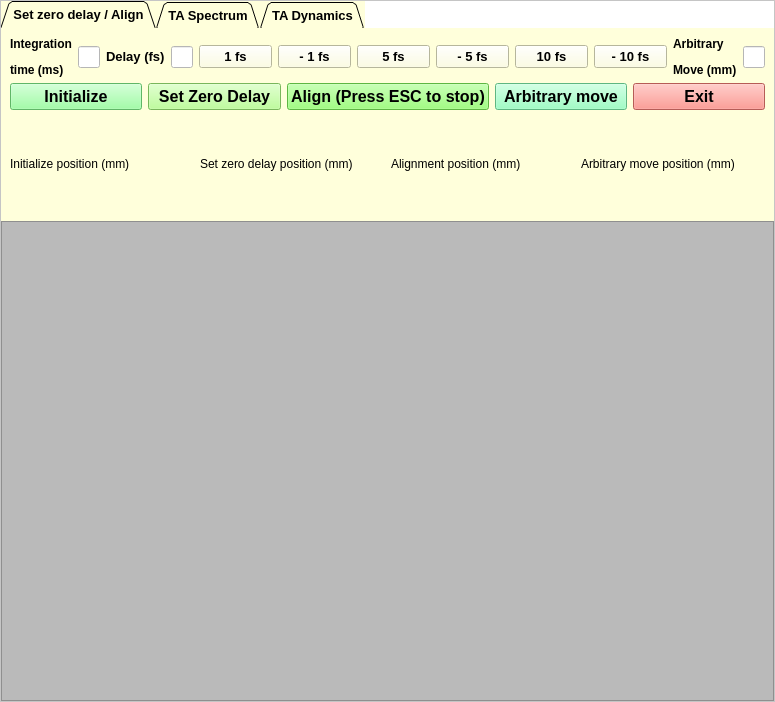
<?xml version="1.0" encoding="UTF-8"?>
<ui version="4.0">
 <class>MainWindow</class>
 <widget class="QMainWindow" name="MainWindow">
  <property name="geometry">
   <rect>
    <x>0</x>
    <y>0</y>
    <width>775</width>
    <height>702</height>
   </rect>
  </property>
  <property name="minimumSize">
   <size>
    <width>600</width>
    <height>400</height>
   </size>
  </property>
  <property name="maximumSize">
   <size>
    <width>16777215</width>
    <height>16777215</height>
   </size>
  </property>
  <property name="windowTitle">
   <string>Transient Absorption</string>
  </property>
  <widget class="QWidget" name="centralwidget">
   <layout class="QGridLayout" name="gridLayout">
    <property name="leftMargin">
     <number>0</number>
    </property>
    <property name="topMargin">
     <number>0</number>
    </property>
    <property name="rightMargin">
     <number>0</number>
    </property>
    <property name="bottomMargin">
     <number>0</number>
    </property>
    <item row="0" column="0">
     <widget class="QFrame" name="frame_2">
      <property name="minimumSize">
       <size>
        <width>600</width>
        <height>400</height>
       </size>
      </property>
      <property name="styleSheet">
       <string notr="true">background-color: rgb(255, 255, 255);</string>
      </property>
      <property name="frameShape">
       <enum>QFrame::StyledPanel</enum>
      </property>
      <property name="frameShadow">
       <enum>QFrame::Raised</enum>
      </property>
      <layout class="QVBoxLayout" name="verticalLayout_2">
       <property name="spacing">
        <number>0</number>
       </property>
       <property name="leftMargin">
        <number>0</number>
       </property>
       <property name="topMargin">
        <number>0</number>
       </property>
       <property name="rightMargin">
        <number>0</number>
       </property>
       <property name="bottomMargin">
        <number>0</number>
       </property>
       <item>
        <widget class="QTabWidget" name="tabWidget">
         <property name="minimumSize">
          <size>
           <width>400</width>
           <height>0</height>
          </size>
         </property>
         <property name="maximumSize">
          <size>
           <width>16777215</width>
           <height>220</height>
          </size>
         </property>
         <property name="font">
          <font>
           <pointsize>10</pointsize>
           <weight>75</weight>
           <bold>true</bold>
          </font>
         </property>
         <property name="styleSheet">
          <string notr="true">background-color: rgb(255, 255, 219);
border-right-color: rgb(0, 0, 0);
border-color: rgb(0, 0, 0);</string>
         </property>
         <property name="tabPosition">
          <enum>QTabWidget::North</enum>
         </property>
         <property name="tabShape">
          <enum>QTabWidget::Triangular</enum>
         </property>
         <property name="currentIndex">
          <number>0</number>
         </property>
         <property name="movable">
          <bool>false</bool>
         </property>
         <widget class="QWidget" name="tab">
          <attribute name="title">
           <string>Set zero delay / Align</string>
          </attribute>
          <layout class="QGridLayout" name="gridLayout_2">
           <item row="1" column="0">
            <layout class="QHBoxLayout" name="horizontalLayout_2">
             <item>
              <widget class="QPushButton" name="initialize_pushButton">
               <property name="font">
                <font>
                 <pointsize>12</pointsize>
                 <weight>75</weight>
                 <bold>true</bold>
                </font>
               </property>
               <property name="styleSheet">
                <string notr="true">background-color: rgb(134, 255, 144);</string>
               </property>
               <property name="text">
                <string>Initialize</string>
               </property>
              </widget>
             </item>
             <item>
              <widget class="QPushButton" name="set_zerodelay_pushButton">
               <property name="font">
                <font>
                 <pointsize>12</pointsize>
                 <weight>75</weight>
                 <bold>true</bold>
                </font>
               </property>
               <property name="styleSheet">
                <string notr="true">background-color: rgb(170, 255, 127);</string>
               </property>
               <property name="text">
                <string>Set Zero Delay</string>
               </property>
              </widget>
             </item>
             <item>
              <widget class="QPushButton" name="align_pushButton">
               <property name="font">
                <font>
                 <pointsize>12</pointsize>
                 <weight>75</weight>
                 <bold>true</bold>
                </font>
               </property>
               <property name="styleSheet">
                <string notr="true">background-color: rgb(131, 255, 93);</string>
               </property>
               <property name="text">
                <string>Align (Press ESC to stop)</string>
               </property>
              </widget>
             </item>
             <item>
              <widget class="QPushButton" name="arb_move_pushButton">
               <property name="font">
                <font>
                 <pointsize>12</pointsize>
                 <weight>75</weight>
                 <bold>true</bold>
                </font>
               </property>
               <property name="styleSheet">
                <string notr="true">background-color: rgb(131, 255, 181);</string>
               </property>
               <property name="text">
                <string>Arbitrary move</string>
               </property>
              </widget>
             </item>
             <item>
              <widget class="QPushButton" name="align_exit_pushButton">
               <property name="font">
                <font>
                 <pointsize>12</pointsize>
                 <weight>75</weight>
                 <bold>true</bold>
                </font>
               </property>
               <property name="styleSheet">
                <string notr="true">background-color: rgb(255, 129, 120);</string>
               </property>
               <property name="text">
                <string>Exit</string>
               </property>
              </widget>
             </item>
            </layout>
           </item>
           <item row="0" column="0">
            <layout class="QHBoxLayout" name="horizontalLayout">
             <item>
              <widget class="QLabel" name="inttime_strt_label">
               <property name="text">
                <string>&lt;html&gt;&lt;head/&gt;&lt;body&gt;&lt;p&gt;&lt;span style=&quot; font-size:9pt; font-weight:600;&quot;&gt;Integration&lt;/span&gt;&lt;/p&gt;&lt;p&gt;&lt;span style=&quot; font-size:9pt; font-weight:600;&quot;&gt;time (ms)&lt;/span&gt;&lt;/p&gt;&lt;/body&gt;&lt;/html&gt;</string>
               </property>
              </widget>
             </item>
             <item>
              <widget class="QLineEdit" name="strt_inttime_lineEdit">
               <property name="maximumSize">
                <size>
                 <width>300</width>
                 <height>16777215</height>
                </size>
               </property>
               <property name="styleSheet">
                <string notr="true">background-color: rgb(255, 255, 255);</string>
               </property>
              </widget>
             </item>
             <item>
              <widget class="QLabel" name="label_11">
               <property name="sizePolicy">
                <sizepolicy hsizetype="Preferred" vsizetype="Preferred">
                 <horstretch>0</horstretch>
                 <verstretch>0</verstretch>
                </sizepolicy>
               </property>
               <property name="text">
                <string>&lt;html&gt;&lt;head/&gt;&lt;body&gt;&lt;p&gt;&lt;span style=&quot; font-size:10pt; font-weight:600;&quot;&gt;Delay (fs)&lt;/span&gt;&lt;/p&gt;&lt;/body&gt;&lt;/html&gt;</string>
               </property>
              </widget>
             </item>
             <item>
              <widget class="QLineEdit" name="strt_delay_lineEdit">
               <property name="maximumSize">
                <size>
                 <width>300</width>
                 <height>16777215</height>
                </size>
               </property>
               <property name="styleSheet">
                <string notr="true">background-color: rgb(255, 255, 255);</string>
               </property>
              </widget>
             </item>
             <item>
              <widget class="QPushButton" name="one_fs_pushButton">
               <property name="font">
                <font>
                 <pointsize>10</pointsize>
                 <weight>75</weight>
                 <bold>true</bold>
                </font>
               </property>
               <property name="styleSheet">
                <string notr="true"/>
               </property>
               <property name="text">
                <string>1 fs</string>
               </property>
              </widget>
             </item>
             <item>
              <widget class="QPushButton" name="none_fs_pushButton">
               <property name="font">
                <font>
                 <pointsize>10</pointsize>
                 <weight>75</weight>
                 <bold>true</bold>
                </font>
               </property>
               <property name="text">
                <string>- 1 fs</string>
               </property>
              </widget>
             </item>
             <item>
              <widget class="QPushButton" name="five_fs_pushButton">
               <property name="font">
                <font>
                 <pointsize>10</pointsize>
                 <weight>75</weight>
                 <bold>true</bold>
                </font>
               </property>
               <property name="text">
                <string>5 fs</string>
               </property>
              </widget>
             </item>
             <item>
              <widget class="QPushButton" name="nfive_fs_pushButton">
               <property name="font">
                <font>
                 <pointsize>10</pointsize>
                 <weight>75</weight>
                 <bold>true</bold>
                </font>
               </property>
               <property name="text">
                <string>- 5 fs</string>
               </property>
              </widget>
             </item>
             <item>
              <widget class="QPushButton" name="ten_fs_pushButton">
               <property name="font">
                <font>
                 <pointsize>10</pointsize>
                 <weight>75</weight>
                 <bold>true</bold>
                </font>
               </property>
               <property name="text">
                <string>10 fs</string>
               </property>
              </widget>
             </item>
             <item>
              <widget class="QPushButton" name="nten_fs_pushButton">
               <property name="font">
                <font>
                 <pointsize>10</pointsize>
                 <weight>75</weight>
                 <bold>true</bold>
                </font>
               </property>
               <property name="text">
                <string>- 10 fs</string>
               </property>
              </widget>
             </item>
             <item>
              <widget class="QLabel" name="label_2">
               <property name="text">
                <string>&lt;html&gt;&lt;head/&gt;&lt;body&gt;&lt;p&gt;&lt;span style=&quot; font-size:9pt; font-weight:600;&quot;&gt;Arbitrary&lt;/span&gt;&lt;/p&gt;&lt;p&gt;&lt;span style=&quot; font-size:9pt; font-weight:600;&quot;&gt;Move (mm)&lt;/span&gt;&lt;/p&gt;&lt;/body&gt;&lt;/html&gt;</string>
               </property>
              </widget>
             </item>
             <item>
              <widget class="QLineEdit" name="arb_move_lineEdit">
               <property name="styleSheet">
                <string notr="true">background-color: rgb(255, 255, 255);</string>
               </property>
              </widget>
             </item>
            </layout>
           </item>
           <item row="2" column="0">
            <layout class="QHBoxLayout" name="horizontalLayout_7">
             <property name="sizeConstraint">
              <enum>QLayout::SetDefaultConstraint</enum>
             </property>
             <item>
              <widget class="QLabel" name="initialize_label">
               <property name="sizePolicy">
                <sizepolicy hsizetype="Preferred" vsizetype="Preferred">
                 <horstretch>0</horstretch>
                 <verstretch>0</verstretch>
                </sizepolicy>
               </property>
               <property name="minimumSize">
                <size>
                 <width>140</width>
                 <height>0</height>
                </size>
               </property>
               <property name="text">
                <string>Initialize position (mm)</string>
               </property>
              </widget>
             </item>
             <item>
              <widget class="QLabel" name="set_zero_delay_label">
               <property name="text">
                <string>Set zero delay position (mm)</string>
               </property>
              </widget>
             </item>
             <item>
              <widget class="QLabel" name="align_label">
               <property name="text">
                <string>Alignment position (mm)</string>
               </property>
              </widget>
             </item>
             <item>
              <widget class="QLabel" name="arb_move_label">
               <property name="text">
                <string>Arbitrary move position (mm)</string>
               </property>
              </widget>
             </item>
            </layout>
           </item>
          </layout>
         </widget>
         <widget class="QWidget" name="tab_3">
          <attribute name="title">
           <string>TA Spectrum</string>
          </attribute>
          <layout class="QGridLayout" name="gridLayout_3">
           <item row="0" column="0">
            <layout class="QHBoxLayout" name="horizontalLayout_3">
             <item>
              <widget class="QLabel" name="Dspc_label">
               <property name="text">
                <string>&lt;html&gt;&lt;head/&gt;&lt;body&gt;&lt;p&gt;&lt;span style=&quot; font-size:10pt; font-weight:600;&quot;&gt;Delay (fs)&lt;/span&gt;&lt;/p&gt;&lt;/body&gt;&lt;/html&gt;</string>
               </property>
              </widget>
             </item>
             <item>
              <widget class="QLineEdit" name="spc_delay_lineEdit">
               <property name="styleSheet">
                <string notr="true">background-color: rgb(255, 255, 255);</string>
               </property>
              </widget>
             </item>
             <item>
              <widget class="QLabel" name="inttime_spc_label">
               <property name="text">
                <string>&lt;html&gt;&lt;head/&gt;&lt;body&gt;&lt;p&gt;&lt;span style=&quot; font-size:10pt; font-weight:600;&quot;&gt;Integration Time (ms)&lt;/span&gt;&lt;/p&gt;&lt;/body&gt;&lt;/html&gt;</string>
               </property>
              </widget>
             </item>
             <item>
              <widget class="QLineEdit" name="spc_inttime_lineEdit">
               <property name="styleSheet">
                <string notr="true">background-color: rgb(255, 255, 255);</string>
               </property>
              </widget>
             </item>
            </layout>
           </item>
           <item row="1" column="0">
            <layout class="QHBoxLayout" name="horizontalLayout_4">
             <item>
              <widget class="QPushButton" name="spc_meas_pushButton">
               <property name="font">
                <font>
                 <pointsize>12</pointsize>
                 <weight>75</weight>
                 <bold>true</bold>
                </font>
               </property>
               <property name="styleSheet">
                <string notr="true">background-color: rgb(85, 255, 0);
background-color: rgb(170, 255, 127);</string>
               </property>
               <property name="text">
                <string>Measure</string>
               </property>
              </widget>
             </item>
             <item>
              <widget class="QPushButton" name="spc_clean_pushButton">
               <property name="font">
                <font>
                 <pointsize>12</pointsize>
                 <weight>75</weight>
                 <bold>true</bold>
                </font>
               </property>
               <property name="styleSheet">
                <string notr="true">background-color: rgb(255, 85, 0);
background-color: rgb(255, 152, 138);</string>
               </property>
               <property name="text">
                <string>Clear</string>
               </property>
              </widget>
             </item>
             <item>
              <widget class="QPushButton" name="spc_save_pushButton">
               <property name="font">
                <font>
                 <pointsize>12</pointsize>
                 <weight>75</weight>
                 <bold>true</bold>
                </font>
               </property>
               <property name="styleSheet">
                <string notr="true">background-color: rgb(173, 180, 255);</string>
               </property>
               <property name="text">
                <string>Save</string>
               </property>
              </widget>
             </item>
             <item>
              <widget class="QPushButton" name="spc_exit_pushButton">
               <property name="font">
                <font>
                 <pointsize>12</pointsize>
                 <weight>75</weight>
                 <bold>true</bold>
                </font>
               </property>
               <property name="styleSheet">
                <string notr="true">background-color: rgb(105, 203, 255);</string>
               </property>
               <property name="text">
                <string>Exit</string>
               </property>
              </widget>
             </item>
            </layout>
           </item>
           <item row="2" column="0">
            <layout class="QHBoxLayout" name="horizontalLayout_8">
             <item>
              <widget class="QLabel" name="spec_currpos_label">
               <property name="text">
                <string>Stage current position</string>
               </property>
              </widget>
             </item>
             <item>
              <widget class="QLabel" name="ta_out_range_label">
               <property name="text">
                <string/>
               </property>
              </widget>
             </item>
            </layout>
           </item>
          </layout>
         </widget>
         <widget class="QWidget" name="tab_2">
          <attribute name="title">
           <string>TA Dynamics</string>
          </attribute>
          <layout class="QGridLayout" name="gridLayout_4">
           <item row="0" column="0">
            <layout class="QHBoxLayout" name="horizontalLayout_5">
             <item>
              <widget class="QLabel" name="Dini_label">
               <property name="text">
                <string>&lt;html&gt;&lt;head/&gt;&lt;body&gt;&lt;p&gt;&lt;span style=&quot; font-size:12pt; font-weight:600;&quot;&gt;D&lt;/span&gt;&lt;span style=&quot; font-size:12pt; font-weight:600; vertical-align:sub;&quot;&gt;ini &lt;/span&gt;&lt;span style=&quot; font-size:12pt; font-weight:600;&quot;&gt;(fs)&lt;/span&gt;&lt;/p&gt;&lt;/body&gt;&lt;/html&gt;</string>
               </property>
              </widget>
             </item>
             <item>
              <widget class="QLineEdit" name="dyn_inidelay_lineEdit">
               <property name="styleSheet">
                <string notr="true">background-color: rgb(255, 255, 255);</string>
               </property>
              </widget>
             </item>
             <item>
              <widget class="QLabel" name="Dfin_label">
               <property name="text">
                <string>&lt;html&gt;&lt;head/&gt;&lt;body&gt;&lt;p&gt;&lt;span style=&quot; font-size:12pt; font-weight:600;&quot;&gt;D&lt;/span&gt;&lt;span style=&quot; font-size:12pt; font-weight:600; vertical-align:sub;&quot;&gt;fin &lt;/span&gt;&lt;span style=&quot; font-size:12pt; font-weight:600;&quot;&gt;(fs)&lt;/span&gt;&lt;/p&gt;&lt;/body&gt;&lt;/html&gt;</string>
               </property>
              </widget>
             </item>
             <item>
              <widget class="QLineEdit" name="dyn_findelay_lineEdit">
               <property name="styleSheet">
                <string notr="true">background-color: rgb(255, 255, 255);</string>
               </property>
              </widget>
             </item>
             <item>
              <widget class="QLabel" name="Dstep_label">
               <property name="text">
                <string>&lt;html&gt;&lt;head/&gt;&lt;body&gt;&lt;p&gt;&lt;span style=&quot; font-size:12pt; font-weight:600;&quot;&gt;D&lt;/span&gt;&lt;span style=&quot; font-size:12pt; font-weight:600; vertical-align:sub;&quot;&gt;step &lt;/span&gt;&lt;span style=&quot; font-size:12pt; font-weight:600;&quot;&gt;(fs)&lt;/span&gt;&lt;/p&gt;&lt;/body&gt;&lt;/html&gt;</string>
               </property>
              </widget>
             </item>
             <item>
              <widget class="QLineEdit" name="dyn_stpdelay_lineEdit">
               <property name="styleSheet">
                <string notr="true">background-color: rgb(255, 255, 255);</string>
               </property>
              </widget>
             </item>
             <item>
              <widget class="QLabel" name="inttime_ta__label">
               <property name="text">
                <string>&lt;!DOCTYPE HTML PUBLIC &quot;-//W3C//DTD HTML 4.0//EN&quot; &quot;http://www.w3.org/TR/REC-html40/strict.dtd&quot;&gt;
&lt;html&gt;&lt;head&gt;&lt;meta name=&quot;qrichtext&quot; content=&quot;1&quot; /&gt;&lt;style type=&quot;text/css&quot;&gt;
p, li { white-space: pre-wrap; }
&lt;/style&gt;&lt;/head&gt;&lt;body style=&quot; font-family:'MS Shell Dlg 2'; font-size:8pt; font-weight:400; font-style:normal;&quot;&gt;
&lt;p style=&quot; margin-top:12px; margin-bottom:12px; margin-left:0px; margin-right:0px; -qt-block-indent:0; text-indent:0px;&quot;&gt;&lt;span style=&quot; font-weight:600;&quot;&gt;Integration&lt;/span&gt;&lt;/p&gt;
&lt;p style=&quot; margin-top:12px; margin-bottom:12px; margin-left:0px; margin-right:0px; -qt-block-indent:0; text-indent:0px;&quot;&gt;&lt;span style=&quot; font-weight:600;&quot;&gt;Time (ms)&lt;/span&gt;&lt;/p&gt;&lt;/body&gt;&lt;/html&gt;</string>
               </property>
              </widget>
             </item>
             <item>
              <widget class="QLineEdit" name="dyn_inttime_lineEdit">
               <property name="styleSheet">
                <string notr="true">background-color: rgb(255, 255, 255);</string>
               </property>
              </widget>
             </item>
            </layout>
           </item>
           <item row="1" column="0">
            <layout class="QHBoxLayout" name="horizontalLayout_6">
             <item>
              <widget class="QPushButton" name="dyn_meas_pushButton">
               <property name="font">
                <font>
                 <pointsize>12</pointsize>
                 <weight>75</weight>
                 <bold>true</bold>
                </font>
               </property>
               <property name="styleSheet">
                <string notr="true">background-color: rgb(170, 255, 127);</string>
               </property>
               <property name="text">
                <string>Measure</string>
               </property>
              </widget>
             </item>
             <item>
              <widget class="QPushButton" name="dyn_pushButton">
               <property name="font">
                <font>
                 <pointsize>12</pointsize>
                 <weight>75</weight>
                 <bold>true</bold>
                </font>
               </property>
               <property name="styleSheet">
                <string notr="true">background-color: rgb(190, 255, 253);</string>
               </property>
               <property name="text">
                <string>Dynamics</string>
               </property>
              </widget>
             </item>
             <item>
              <widget class="QPushButton" name="dyn_clean_pushButton">
               <property name="font">
                <font>
                 <pointsize>12</pointsize>
                 <weight>75</weight>
                 <bold>true</bold>
                </font>
               </property>
               <property name="styleSheet">
                <string notr="true">background-color: rgb(255, 152, 138);</string>
               </property>
               <property name="text">
                <string>Clear</string>
               </property>
              </widget>
             </item>
             <item>
              <widget class="QPushButton" name="dyn_save_pushButton">
               <property name="font">
                <font>
                 <pointsize>12</pointsize>
                 <weight>75</weight>
                 <bold>true</bold>
                </font>
               </property>
               <property name="styleSheet">
                <string notr="true">background-color: rgb(173, 180, 255);</string>
               </property>
               <property name="text">
                <string>Save</string>
               </property>
              </widget>
             </item>
             <item>
              <widget class="QPushButton" name="dyn_exit_pushButton">
               <property name="font">
                <font>
                 <pointsize>12</pointsize>
                 <weight>75</weight>
                 <bold>true</bold>
                </font>
               </property>
               <property name="styleSheet">
                <string notr="true">background-color: rgb(105, 203, 255);</string>
               </property>
               <property name="text">
                <string>Exit</string>
               </property>
              </widget>
             </item>
            </layout>
           </item>
           <item row="2" column="0">
            <layout class="QHBoxLayout" name="horizontalLayout_9">
             <item>
              <widget class="QLabel" name="dyn_currpos_label">
               <property name="text">
                <string>Stage current position</string>
               </property>
              </widget>
             </item>
             <item>
              <widget class="QLabel" name="dyn_out_range_label">
               <property name="text">
                <string/>
               </property>
              </widget>
             </item>
            </layout>
           </item>
          </layout>
         </widget>
        </widget>
       </item>
       <item>
        <widget class="PlotWidget" name="graphicsView">
         <property name="styleSheet">
          <string notr="true">background-color: rgb(186, 186, 186);</string>
         </property>
        </widget>
       </item>
      </layout>
     </widget>
    </item>
   </layout>
  </widget>
  <widget class="QMenuBar" name="menubar">
   <property name="geometry">
    <rect>
     <x>0</x>
     <y>0</y>
     <width>775</width>
     <height>21</height>
    </rect>
   </property>
  </widget>
 </widget>
 <customwidgets>
  <customwidget>
   <class>PlotWidget</class>
   <extends>QGraphicsView</extends>
   <header location="global">pyqtgraph</header>
  </customwidget>
 </customwidgets>
 <resources/>
 <connections/>
</ui>
